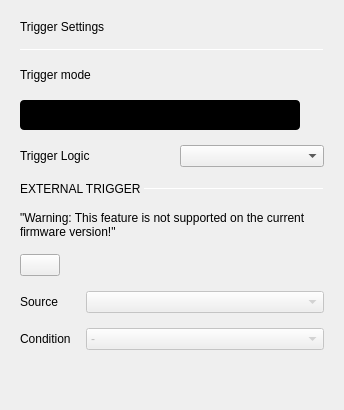
               <widget class="QWidget" name="triggerSettings">
                <property name="minimumSize">
                 <size>
                  <width>100</width>
                  <height>0</height>
                 </size>
                </property>
                <layout class="QVBoxLayout" name="verticalLayout_10">
                 <property name="spacing">
                  <number>15</number>
                 </property>
                 <property name="leftMargin">
                  <number>20</number>
                 </property>
                 <property name="topMargin">
                  <number>20</number>
                 </property>
                 <property name="rightMargin">
                  <number>20</number>
                 </property>
                 <property name="bottomMargin">
                  <number>20</number>
                 </property>
                 <item>
                  <widget class="QLabel" name="label_9">
                   <property name="sizePolicy">
                    <sizepolicy hsizetype="Preferred" vsizetype="Fixed">
                     <horstretch>0</horstretch>
                     <verstretch>0</verstretch>
                    </sizepolicy>
                   </property>
                   <property name="text">
                    <string>Trigger Settings</string>
                   </property>
                   <property name="general_settings_label" stdset="0">
                    <bool>true</bool>
                   </property>
                  </widget>
                 </item>
                 <item>
                  <widget class="Line" name="line_6">
                   <property name="minimumSize">
                    <size>
                     <width>0</width>
                     <height>0</height>
                    </size>
                   </property>
                   <property name="maximumSize">
                    <size>
                     <width>16777215</width>
                     <height>1</height>
                    </size>
                   </property>
                   <property name="autoFillBackground">
                    <bool>false</bool>
                   </property>
                   <property name="lineWidth">
                    <number>1</number>
                   </property>
                   <property name="midLineWidth">
                    <number>0</number>
                   </property>
                   <property name="orientation">
                    <enum>Qt::Horizontal</enum>
                   </property>
                   <property name="blue_line" stdset="0">
                    <bool>true</bool>
                   </property>
                  </widget>
                 </item>
                 <item>
                  <spacer name="verticalSpacer_4">
                   <property name="orientation">
                    <enum>Qt::Vertical</enum>
                   </property>
                   <property name="sizeType">
                    <enum>QSizePolicy::Fixed</enum>
                   </property>
                   <property name="sizeHint" stdset="0">
                    <size>
                     <width>20</width>
                     <height>0</height>
                    </size>
                   </property>
                  </spacer>
                 </item>
                 <item>
                  <layout class="QHBoxLayout" name="horizontalLayout_5">
                   <property name="spacing">
                    <number>0</number>
                   </property>
                   <property name="topMargin">
                    <number>0</number>
                   </property>
                   <item>
                    <widget class="QLabel" name="label_10">
                     <property name="sizePolicy">
                      <sizepolicy hsizetype="Fixed" vsizetype="Preferred">
                       <horstretch>0</horstretch>
                       <verstretch>0</verstretch>
                      </sizepolicy>
                     </property>
                     <property name="text">
                      <string>Trigger mode</string>
                     </property>
                    </widget>
                   </item>
                   <item>
                    <spacer name="horizontalSpacer_14">
                     <property name="orientation">
                      <enum>Qt::Horizontal</enum>
                     </property>
                     <property name="sizeHint" stdset="0">
                      <size>
                       <width>40</width>
                       <height>20</height>
                      </size>
                     </property>
                    </spacer>
                   </item>
                  </layout>
                 </item>
                 <item>
                  <widget class="scopy::CustomSwitch" name="btnTriggerMode">
                   <property name="styleSheet">
                    <string notr="true">QPushButton {
min-height: 30px;
max-height: 30px;
min-width: 280px;
max-width: 280px;
background-color: black;
border-radius: 4px;
}

QPushButton:disabled {
background-color: qlineargradient(spread:pad, x1:0.5, y1:0, x2:0.501, y2:0, stop:0 #727273, stop:1 #141416);
}

QWidget#handle {
min-height: 30px;
max-height: 30px;
min-width: 142px;
max-width: 142px;
background-color: #4a64ff;
border-radius: 2px;
}

QWidget#handle:disabled {
background-color: #aaaaaa;
}

QLabel {
margin-top: 6px;
background-color: transparent;
line-height: 19px;
}

QLabel#on {
margin-top: 0px;
min-height:30px;
max-height:30px;
min-width:140px;
max-width:140px;
qproperty-alignment: AlignCenter AlignCenter;
margin-left: 0px;
color: white;
}

QLabel#on:disabled {
color: rgba(255,255,255,102);
}

QLabel#off {
margin-top: 0px;
min-height:30px;
max-height:30px;
min-width:140px;
max-width:140px;
margin-left: 140px;
color: white;
qproperty-alignment: AlignCenter AlignCenter;
}

QLabel#off:disabled {
color: rgba(255,255,255,51);
}
</string>
                   </property>
                   <property name="text">
                    <string/>
                   </property>
                   <property name="checkable">
                    <bool>true</bool>
                   </property>
                   <property name="checked">
                    <bool>false</bool>
                   </property>
                   <property name="leftText" stdset="0">
                    <string>auto</string>
                   </property>
                   <property name="rightText" stdset="0">
                    <string>normal</string>
                   </property>
                   <property name="duration" stdset="0">
                    <number>100</number>
                   </property>
                  </widget>
                 </item>
                 <item>
                  <layout class="QGridLayout" name="gridLayout">
                   <property name="topMargin">
                    <number>0</number>
                   </property>
                   <property name="spacing">
                    <number>15</number>
                   </property>
                   <item row="0" column="0">
                    <widget class="QLabel" name="label_11">
                     <property name="text">
                      <string>Trigger Logic</string>
                     </property>
                    </widget>
                   </item>
                   <item row="0" column="1">
                    <widget class="QComboBox" name="triggerLogicComboBox"/>
                   </item>
                  </layout>
                 </item>
                 <item>
                  <layout class="QHBoxLayout" name="horizontalLayout_10">
                   <property name="spacing">
                    <number>0</number>
                   </property>
                   <property name="topMargin">
                    <number>0</number>
                   </property>
                   <item>
                    <widget class="QLabel" name="label_12">
                     <property name="sizePolicy">
                      <sizepolicy hsizetype="Fixed" vsizetype="Preferred">
                       <horstretch>0</horstretch>
                       <verstretch>0</verstretch>
                      </sizepolicy>
                     </property>
                     <property name="text">
                      <string>EXTERNAL TRIGGER </string>
                     </property>
                     <property name="subsection_label" stdset="0">
                      <bool>true</bool>
                     </property>
                    </widget>
                   </item>
                   <item>
                    <widget class="Line" name="line_7">
                     <property name="sizePolicy">
                      <sizepolicy hsizetype="Expanding" vsizetype="Fixed">
                       <horstretch>0</horstretch>
                       <verstretch>0</verstretch>
                      </sizepolicy>
                     </property>
                     <property name="maximumSize">
                      <size>
                       <width>16777215</width>
                       <height>1</height>
                      </size>
                     </property>
                     <property name="orientation">
                      <enum>Qt::Horizontal</enum>
                     </property>
                     <property name="subsection_line" stdset="0">
                      <bool>true</bool>
                     </property>
                    </widget>
                   </item>
                  </layout>
                 </item>
                 <item>
                  <widget class="QWidget" name="externalWidget" native="true">
                   <layout class="QVBoxLayout" name="verticalLayout_11">
                    <property name="spacing">
                     <number>15</number>
                    </property>
                    <property name="leftMargin">
                     <number>0</number>
                    </property>
                    <property name="topMargin">
                     <number>0</number>
                    </property>
                    <property name="rightMargin">
                     <number>0</number>
                    </property>
                    <property name="bottomMargin">
                     <number>0</number>
                    </property>
                    <item>
                     <widget class="QLabel" name="lblWarningFw">
                      <property name="sizePolicy">
                       <sizepolicy hsizetype="Minimum" vsizetype="Minimum">
                        <horstretch>0</horstretch>
                        <verstretch>0</verstretch>
                       </sizepolicy>
                      </property>
                      <property name="text">
                       <string>&quot;Warning: This feature is not supported on the current firmware version!&quot;</string>
                      </property>
                      <property name="wordWrap">
                       <bool>true</bool>
                      </property>
                     </widget>
                    </item>
                    <item>
                     <layout class="QHBoxLayout" name="horizontalLayout_11">
                      <property name="topMargin">
                       <number>0</number>
                      </property>
                      <item>
                       <widget class="scopy::CustomSwitch" name="btnEnableExternalTrigger">
                        <property name="text">
                         <string/>
                        </property>
                       </widget>
                      </item>
                      <item>
                       <spacer name="horizontalSpacer_16">
                        <property name="orientation">
                         <enum>Qt::Horizontal</enum>
                        </property>
                        <property name="sizeHint" stdset="0">
                         <size>
                          <width>40</width>
                          <height>20</height>
                         </size>
                        </property>
                       </spacer>
                      </item>
                     </layout>
                    </item>
                    <item>
                     <layout class="QGridLayout" name="gridLayout_3">
                      <property name="topMargin">
                       <number>0</number>
                      </property>
                      <property name="spacing">
                       <number>15</number>
                      </property>
                      <item row="0" column="0">
                       <widget class="QLabel" name="label_13">
                        <property name="text">
                         <string>Source</string>
                        </property>
                       </widget>
                      </item>
                      <item row="1" column="0">
                       <widget class="QLabel" name="label_14">
                        <property name="text">
                         <string>Condition</string>
                        </property>
                       </widget>
                      </item>
                      <item row="0" column="1">
                       <widget class="QComboBox" name="externalTriggerSourceComboBox">
                        <property name="enabled">
                         <bool>false</bool>
                        </property>
                        <property name="minimumContentsLength">
                         <number>26</number>
                        </property>
                       </widget>
                      </item>
                      <item row="1" column="1">
                       <widget class="QComboBox" name="externalTriggerConditionComboBox">
                        <property name="enabled">
                         <bool>false</bool>
                        </property>
                        <item>
                         <property name="text">
                          <string>-</string>
                         </property>
                        </item>
                        <item>
                         <property name="text">
                          <string>Rising Edge</string>
                         </property>
                        </item>
                        <item>
                         <property name="text">
                          <string>Falling Edge</string>
                         </property>
                        </item>
                        <item>
                         <property name="text">
                          <string>Low</string>
                         </property>
                        </item>
                        <item>
                         <property name="text">
                          <string>High</string>
                         </property>
                        </item>
                        <item>
                         <property name="text">
                          <string>Any Edge</string>
                         </property>
                        </item>
                       </widget>
                      </item>
                     </layout>
                    </item>
                   </layout>
                  </widget>
                 </item>
                 <item>
                  <spacer name="verticalSpacer_3">
                   <property name="orientation">
                    <enum>Qt::Vertical</enum>
                   </property>
                   <property name="sizeHint" stdset="0">
                    <size>
                     <width>20</width>
                     <height>40</height>
                    </size>
                   </property>
                  </spacer>
                 </item>
                </layout>
               </widget>
